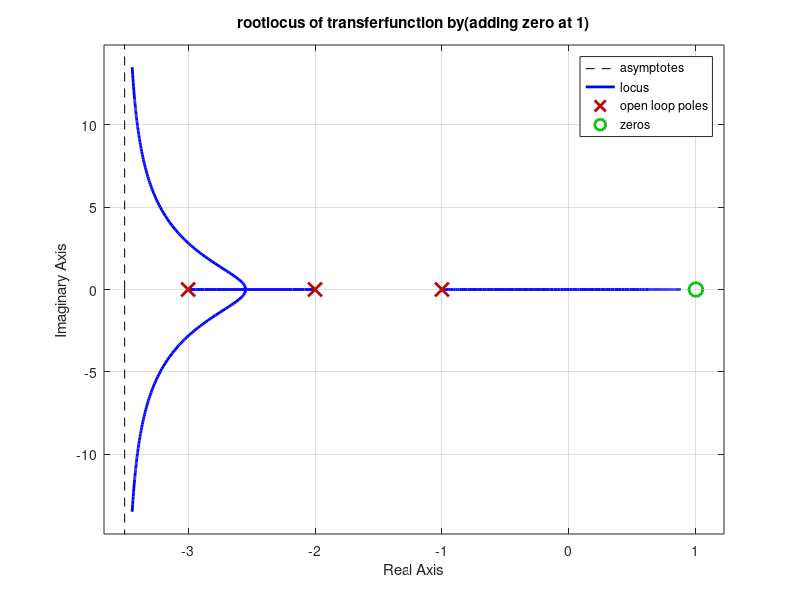
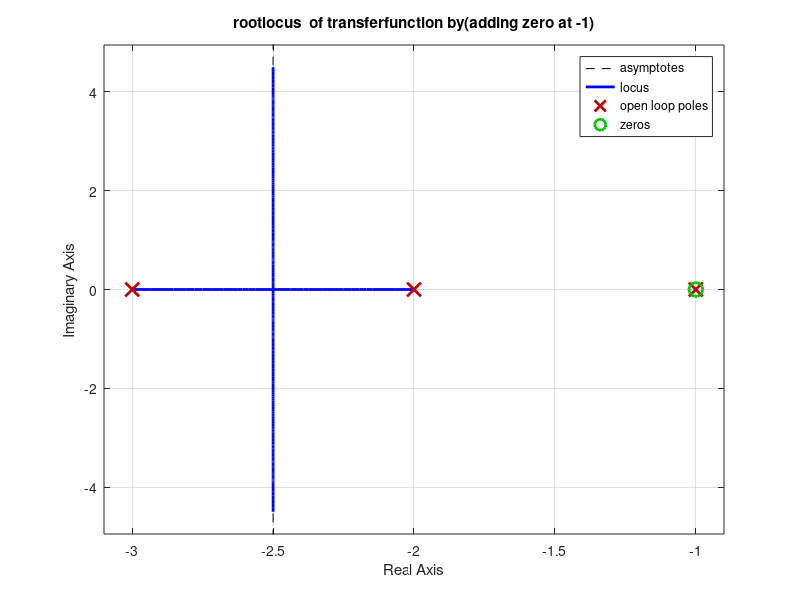
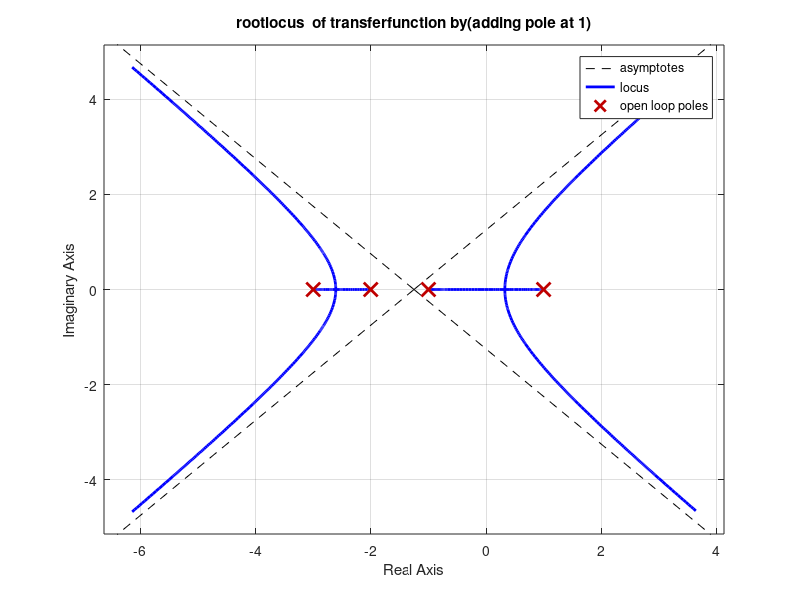
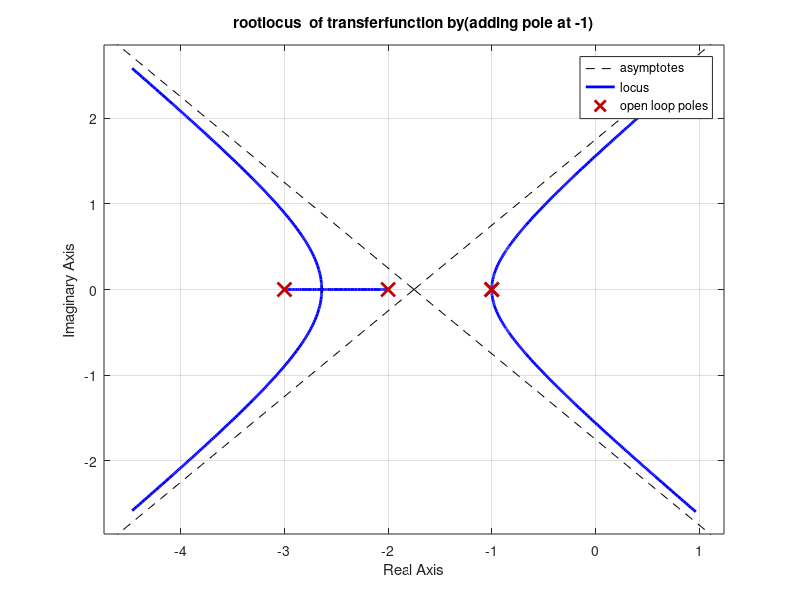

Source code (MATLAB) for these figures, in order:
Y=zpk([],[-1 -2 -3],36);
rlocus(Y);
figure(1)
grid
%%adding zero at 1
Y1=zpk(1,[-1 -2 -3],36);
rlocus(Y1);
title('rootlocus of transferfunction by(adding zero at 1)')
figure(2)
grid
%%adding zero at -1
Y2=zpk([-1],[-1 -2 -3],36);
rlocus(Y2);
title ('rootlocus  of transferfunction by(adding zero at -1)')
figure(3)
grid
%%adding pole at 1
Y3=zpk([],[-1 -2 -3 1],36);
rlocus(Y3);
title('rootlocus  of transferfunction by(adding pole at 1)')
figure(4)
grid
%%adding pole at -1
Y4=zpk([],[-1 -2 -3 -1],36);
rlocus(Y4);
title('rootlocus  of transferfunction by(adding pole at -1)')
figure(5)
grid
